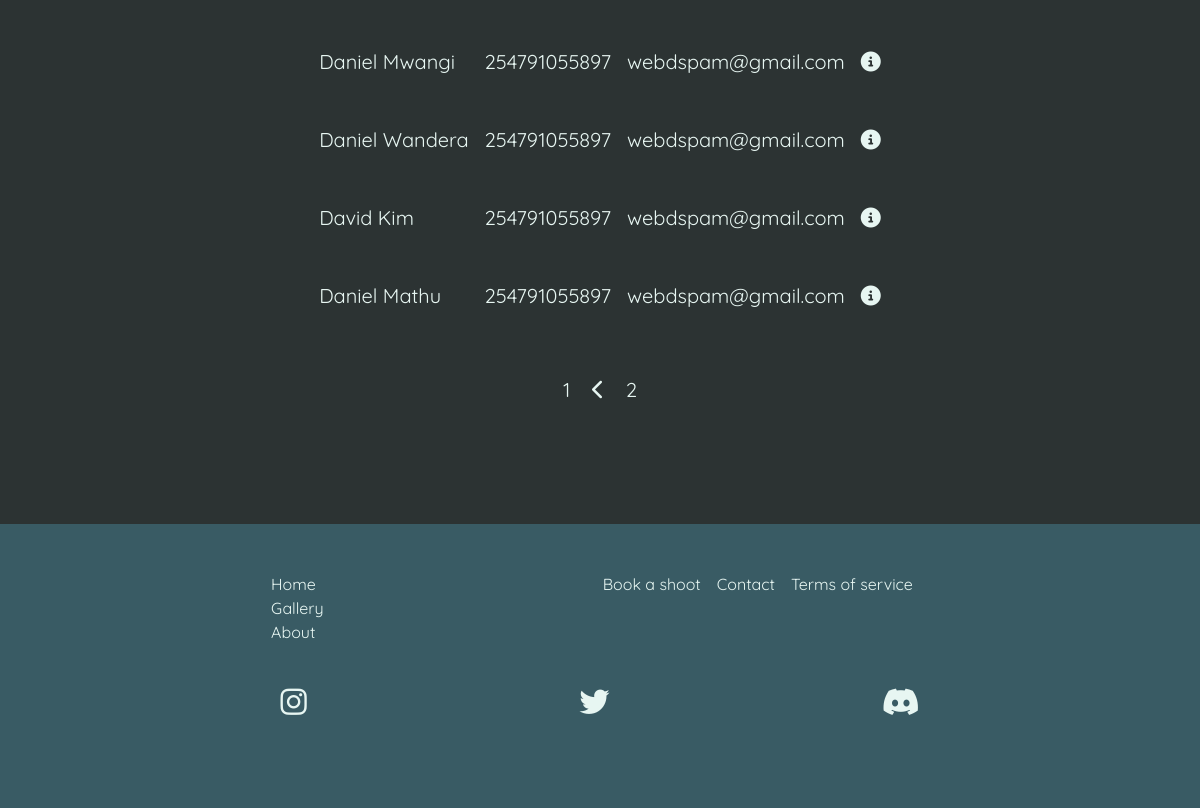
The app's page /dashboard/clients?page=2 (signed in, lower part), older data.
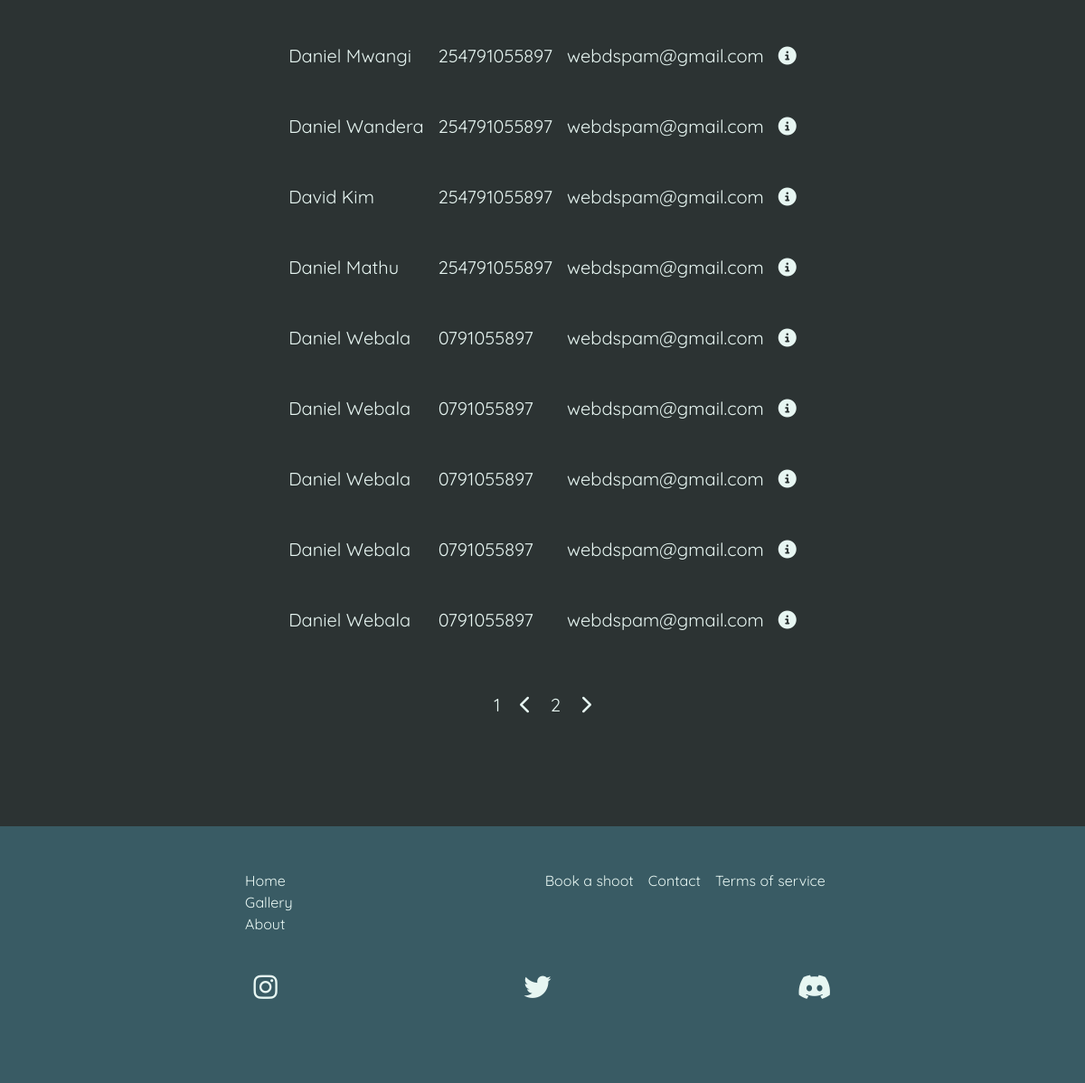
The same page, newer data.
### shop/models.py (models this page shows, shortened)
class Client(models.Model):
    first_name = models.CharField(max_length=20)
    last_name = models.CharField(max_length=20)
    phone = models.CharField(max_length=12)
    email = models.EmailField()

### dashboard/views.py (the view)
# urls.py: path("clients", ClientList.as_view(), name="client-list"),
class ClientList(LoginRequiredMixin, ListView):
    model = Client
    template_name: str = "clients.html"
    context_object_name: str = "clients"
    paginate_by: int = 15

### dashboard/templates/clients.html (shortened to what this page needs)
{% extends 'base.html' %}
{% block content %}
<section class="shoots min-h-screen">
    <div class="shoots text-xl flex flex-col items-center mt-10">
        <table class="table-auto">
            <tbody>
                {% for client in clients %}
                <tr
                    class="border-2 border-backgroundPrimary {% if shoot.booked %} text-green-700 {% else %} text-textPrimary {% endif %}">
                    <td class="py-4 px-2 md:px-10 ">
                        {{client.first_name}} {{client.last_name}}
                    </td>
                    <td class="py-4 px-2 md:px-10 ">
                        {{client.phone}}
                    </td>
                    <td class="py-4 px-2 md:px-10 ">
                        {{client.email}}
                    </td>
                    <td class="py-4 px-2 md:px-10 text-center">
                        <a href="/dashboard/client/{{client.id}}">
                            <i class="fa-solid fa-circle-info"></i>
                        </a>
                    </td>
                </tr>
                {% endfor %}
            </tbody>
        </table>
        {% include 'paginator.html' %}
    </div>
</section>
{% endblock %}

Row changes from the older to the newer data that the page shows:
added Client: first_name "Daniel", last_name "Webala", phone "0791055897", email "webdspam@gmail.com"
added Client: first_name "Daniel", last_name "Webala", phone "0791055897", email "webdspam@gmail.com"
added Client: first_name "Daniel", last_name "Webala", phone "0791055897", email "webdspam@gmail.com"
added Client: first_name "Daniel", last_name "Webala", phone "0791055897", email "webdspam@gmail.com"
added Client: first_name "Daniel", last_name "Webala", phone "0791055897", email "webdspam@gmail.com"
